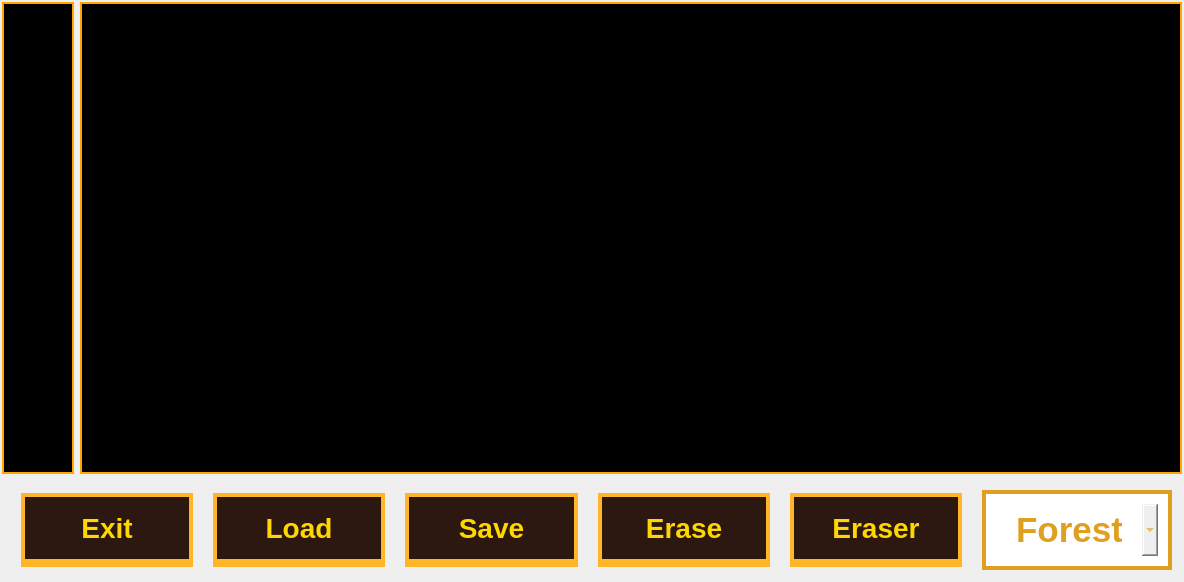
<?xml version="1.0" encoding="UTF-8"?>
<ui version="4.0">
 <class>Editor</class>
 <widget class="QWidget" name="Editor">
  <property name="geometry">
   <rect>
    <x>0</x>
    <y>0</y>
    <width>1184</width>
    <height>582</height>
   </rect>
  </property>
  <property name="windowTitle">
   <string>Form</string>
  </property>
  <property name="layoutDirection">
   <enum>Qt::LayoutDirection::LeftToRight</enum>
  </property>
  <property name="styleSheet">
   <string notr="true">#Editor {
      border-image: url(:/images/fondo.jpg) 0 0 0 0 stretch stretch;
}

#Editor QLabel {
    border: 1px solid #FFA500;
    padding: 0px;
    background-color: #000000;
    qproperty-alignment: 'AlignCenter';
    min-width: 32px;  /* Cambiado a 32px */
    min-height: 32px; /* Cambiado a 32px */
    margin: 0px;
}

#Editor QLabel[scaledContents=&quot;true&quot;] {
    qproperty-scaledContents: false;  /* Cambiado a false para evitar escalado automático */
}

#Editor QLabel:hover {
    border: 1px solid #FFD700;
    background-color: rgba(255, 165, 0, 0.1);
}
#Editor QScrollArea {
border: 2px solid #FFA500;
background-color: #000000;
margin: 0px;
padding: 0px;
}

#Editor QScrollArea QWidget {
background-color: #000000;
}

#Editor QScrollArea QScrollBar:vertical {
width: 12px;
background: #1a1a1a;
border: none;
margin: 0px;
}

#Editor QScrollArea QScrollBar::handle:vertical {
background: #FFA500;
border-radius: 6px;
min-height: 20px;
}

#Editor QScrollArea QScrollBar::handle:vertical:hover {
background: #FFD700;
}

#Editor QScrollArea QScrollBar::add-line:vertical,
#Editor QScrollArea QScrollBar::sub-line:vertical {
height: 0px;
}

#Editor QScrollArea QScrollBar:horizontal {
height: 12px;
background: #1a1a1a;
border: none;
margin: 0px;
}

#Editor QScrollArea QScrollBar::handle:horizontal {
background: #FFA500;
border-radius: 6px;
min-width: 20px;
}

#Editor QScrollArea QScrollBar::handle:horizontal:hover {
background: #FFD700;
}

#Editor QGridLayout {
margin: 0px;
padding: 0px;
spacing: 0px;
} 
QPushButton {
    background-color: #2C1810;  
    border: 4px solid #FFB626;  
    border-style: solid;
    border-bottom-width: 8px;   
    color: #FFD700;            
    font-family: &quot;Press Start 2P&quot;, &quot;VT323&quot;, &quot;Consolas&quot;; 
    font-size: 28px;
    text-transform: uppercase;
    padding: 15px 30px;
    margin: 10px;
    border-radius: 0px;        
    font-weight: bold;
}
QPushButton:hover {
    background-color: #3C2820;  
    border-bottom-width: 10px;  
}
QPushButton:pressed {
    background-color: #1C0800;  
    border-bottom-width: 4px;   
}
QPushButton:disabled {
    background-color: #1A1A1A;
    border-color: #666666;
    color: #888888;
}
QLabel {
    background-color: #2C1810;  
    border: 4px solid #FFB626;  
    border-style: solid;
    border-bottom-width: 8px;   
    color: #FFD700;            
    font-family: &quot;Press Start 2P&quot;, &quot;VT323&quot;, &quot;Consolas&quot;; 
    font-size: 28px;
    text-transform: uppercase;
    padding: 15px 30px;
    margin: 10px;
    border-radius: 0px;        
}
QLineEdit, QComboBox {
      border: 4px solid #df9f1f; 
      color: #df9f1f; 
      font-family: &quot;Arial Black&quot;;
      font-size: 35px;
      font-weight: bold;
      text-transform: uppercase;
      padding: 15px 30px;
      margin: 10px;
}</string>
  </property>
  <layout class="QGridLayout" name="gridLayout">
   <property name="leftMargin">
    <number>2</number>
   </property>
   <property name="topMargin">
    <number>2</number>
   </property>
   <property name="rightMargin">
    <number>2</number>
   </property>
   <property name="bottomMargin">
    <number>2</number>
   </property>
   <item row="0" column="1">
    <widget class="QScrollArea" name="scrollArea_2">
     <property name="sizePolicy">
      <sizepolicy hsizetype="Preferred" vsizetype="MinimumExpanding">
       <horstretch>0</horstretch>
       <verstretch>0</verstretch>
      </sizepolicy>
     </property>
     <property name="styleSheet">
      <string notr="true"/>
     </property>
     <property name="verticalScrollBarPolicy">
      <enum>Qt::ScrollBarPolicy::ScrollBarAsNeeded</enum>
     </property>
     <property name="horizontalScrollBarPolicy">
      <enum>Qt::ScrollBarPolicy::ScrollBarAsNeeded</enum>
     </property>
     <property name="widgetResizable">
      <bool>true</bool>
     </property>
     <widget class="QWidget" name="mapWidget">
      <property name="geometry">
       <rect>
        <x>0</x>
        <y>0</y>
        <width>1098</width>
        <height>465</height>
       </rect>
      </property>
      <property name="sizePolicy">
       <sizepolicy hsizetype="Minimum" vsizetype="Expanding">
        <horstretch>0</horstretch>
        <verstretch>0</verstretch>
       </sizepolicy>
      </property>
      <property name="styleSheet">
       <string notr="true"/>
      </property>
      <layout class="QVBoxLayout" name="verticalLayout">
       <property name="spacing">
        <number>0</number>
       </property>
       <property name="leftMargin">
        <number>0</number>
       </property>
       <property name="topMargin">
        <number>0</number>
       </property>
       <property name="rightMargin">
        <number>0</number>
       </property>
       <property name="bottomMargin">
        <number>0</number>
       </property>
       <item>
        <layout class="QGridLayout" name="mapLayout">
         <property name="spacing">
          <number>0</number>
         </property>
        </layout>
       </item>
      </layout>
     </widget>
    </widget>
   </item>
   <item row="0" column="0">
    <widget class="QScrollArea" name="scrollArea">
     <property name="sizePolicy">
      <sizepolicy hsizetype="Maximum" vsizetype="MinimumExpanding">
       <horstretch>0</horstretch>
       <verstretch>0</verstretch>
      </sizepolicy>
     </property>
     <property name="verticalScrollBarPolicy">
      <enum>Qt::ScrollBarPolicy::ScrollBarAsNeeded</enum>
     </property>
     <property name="horizontalScrollBarPolicy">
      <enum>Qt::ScrollBarPolicy::ScrollBarAsNeeded</enum>
     </property>
     <property name="widgetResizable">
      <bool>true</bool>
     </property>
     <widget class="QWidget" name="tilesScroll">
      <property name="geometry">
       <rect>
        <x>0</x>
        <y>0</y>
        <width>16</width>
        <height>16</height>
       </rect>
      </property>
      <property name="sizePolicy">
       <sizepolicy hsizetype="Maximum" vsizetype="Maximum">
        <horstretch>0</horstretch>
        <verstretch>0</verstretch>
       </sizepolicy>
      </property>
      <property name="sizeIncrement">
       <size>
        <width>0</width>
        <height>0</height>
       </size>
      </property>
      <property name="styleSheet">
       <string notr="true"/>
      </property>
      <layout class="QVBoxLayout" name="verticalLayout_2">
       <property name="spacing">
        <number>0</number>
       </property>
       <property name="leftMargin">
        <number>0</number>
       </property>
       <property name="topMargin">
        <number>0</number>
       </property>
       <property name="rightMargin">
        <number>0</number>
       </property>
       <property name="bottomMargin">
        <number>0</number>
       </property>
       <item>
        <layout class="QGridLayout" name="tilesLayout">
         <property name="spacing">
          <number>0</number>
         </property>
        </layout>
       </item>
      </layout>
     </widget>
    </widget>
   </item>
   <item row="1" column="0" colspan="2">
    <layout class="QHBoxLayout" name="horizontalLayout">
     <property name="spacing">
      <number>0</number>
     </property>
     <property name="sizeConstraint">
      <enum>QLayout::SizeConstraint::SetDefaultConstraint</enum>
     </property>
     <property name="leftMargin">
      <number>9</number>
     </property>
     <item>
      <widget class="QPushButton" name="ExitButton">
       <property name="text">
        <string>Exit</string>
       </property>
      </widget>
     </item>
     <item>
      <widget class="QPushButton" name="LoadButton">
       <property name="text">
        <string>Load</string>
       </property>
      </widget>
     </item>
     <item>
      <widget class="QPushButton" name="SaveButton">
       <property name="text">
        <string>Save</string>
       </property>
      </widget>
     </item>
     <item>
      <widget class="QPushButton" name="EraseButton">
       <property name="text">
        <string>Erase</string>
       </property>
      </widget>
     </item>
     <item>
      <widget class="QPushButton" name="EraiserButton">
       <property name="text">
        <string>Eraser</string>
       </property>
      </widget>
     </item>
     <item>
      <widget class="QComboBox" name="backgroundBox">
       <item>
        <property name="text">
         <string>Forest</string>
        </property>
       </item>
       <item>
        <property name="text">
         <string>Lava</string>
        </property>
       </item>
       <item>
        <property name="text">
         <string>Nieve</string>
        </property>
       </item>
      </widget>
     </item>
    </layout>
   </item>
  </layout>
 </widget>
 <resources/>
 <connections/>
</ui>
